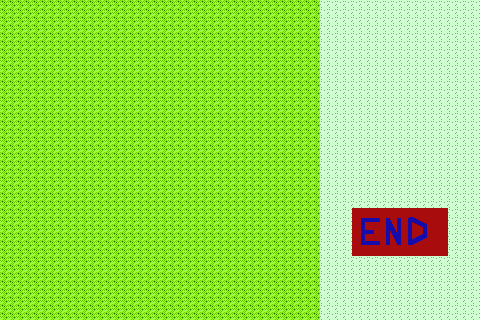

A 2D game scene composited from a Tiled map and its tileset images. What follows is a short description and the map's XML, with every tile layer's data as written:
An orthogonal 30x20 tile map with 16x16 px tiles, 2 tile layers (Tile Layer 1, Tile Layer 2), 2 tilesets.

<map version="1.0" tiledversion="1.0.3" orientation="orthogonal" renderorder="right-down" width="30" height="20" tilewidth="16" tileheight="16" nextobjectid="1">
 <tileset firstgid="1" source="poke.tsx" />
 <tileset firstgid="481" source="end.tsx" />
 <layer name="Tile Layer 1" width="30" height="20">
  <data encoding="csv">
21,21,21,21,21,21,21,21,21,21,21,21,105,106,107,21,21,21,21,21,0,0,0,0,0,0,0,0,0,0,
21,21,21,21,21,21,21,21,21,21,21,21,125,126,127,21,21,21,21,21,0,0,0,0,0,0,0,0,0,0,
21,21,21,21,21,11,12,21,21,21,21,21,145,146,147,21,21,21,21,21,0,0,0,0,0,0,0,0,0,0,
21,21,11,11,12,12,12,21,21,21,21,41,145,146,147,21,21,21,21,21,0,0,0,0,0,0,0,0,0,0,
21,11,12,12,12,194,13,21,21,21,21,21,165,166,167,11,21,21,21,21,0,0,0,0,0,0,0,0,0,0,
21,11,12,13,13,41,21,194,194,21,21,11,203,1,205,21,21,21,21,21,0,0,0,0,0,0,0,0,0,0,
21,13,194,21,194,194,194,194,13,13,21,21,21,21,21,21,21,21,21,21,0,0,0,0,0,0,0,0,0,0,
21,13,21,21,21,11,11,21,21,21,21,21,21,21,21,21,21,21,21,21,0,0,0,0,0,0,0,0,0,0,
21,21,13,21,21,97,98,98,99,21,21,31,32,32,32,33,21,11,21,21,0,0,0,0,0,0,0,0,0,0,
21,21,13,21,21,117,118,118,119,21,21,51,52,52,52,53,21,11,21,21,0,0,0,0,0,0,0,0,0,0,
21,21,21,21,11,135,136,137,139,41,21,71,92,93,72,73,21,11,21,21,0,0,0,0,0,0,0,0,0,0,
21,21,21,21,21,155,156,157,159,21,41,111,174,112,152,113,21,11,21,21,0,0,0,0,0,0,0,0,0,0,
11,21,21,21,21,21,21,21,41,11,11,21,41,41,41,21,21,21,21,21,0,0,0,0,0,0,0,0,0,0,
11,41,21,21,194,41,41,41,41,21,21,21,21,21,21,21,21,21,21,21,0,0,0,0,0,0,0,0,0,0,
21,41,41,13,21,21,21,21,21,21,21,13,21,21,21,21,11,21,21,21,0,0,0,0,0,0,0,0,0,0,
21,21,11,13,21,21,21,21,21,21,13,131,132,132,134,11,41,21,21,21,0,0,0,0,0,0,0,0,0,0,
21,21,21,11,21,21,194,21,21,21,21,151,152,174,154,21,41,21,21,21,0,0,0,0,0,0,0,0,0,0,
21,21,21,21,11,21,21,13,13,21,21,21,21,21,41,41,21,21,21,21,0,0,0,0,0,0,0,0,0,0,
21,21,21,21,21,11,11,11,21,21,21,21,21,41,41,21,21,21,21,21,0,0,0,0,0,0,0,0,0,0,
21,21,21,21,21,21,21,21,41,41,41,21,21,21,21,21,21,21,21,21,0,0,0,0,0,0,0,0,0,0
</data>
 </layer>
 <layer name="Tile Layer 2" width="30" height="20">
  <data encoding="csv">
21,21,21,21,21,21,21,21,21,21,21,21,21,21,21,21,21,21,21,21,1,1,1,1,1,1,1,1,1,1,
21,21,21,21,21,21,21,21,21,21,21,21,21,21,21,21,21,21,21,21,1,1,1,1,1,1,1,1,1,1,
21,21,21,21,21,21,21,21,21,21,21,21,21,21,21,21,21,21,21,21,1,1,1,1,1,1,1,1,1,1,
21,21,21,21,21,21,21,21,21,21,21,21,21,21,21,21,21,21,21,21,1,1,1,1,1,1,1,1,1,1,
21,21,21,21,21,21,21,21,21,21,21,21,21,21,21,21,21,21,21,21,1,1,1,1,1,1,1,1,1,1,
21,21,21,21,21,21,21,21,21,21,21,21,21,21,21,21,21,21,21,21,1,1,1,1,1,1,1,1,1,1,
21,21,21,21,21,21,21,21,21,21,21,21,21,21,21,21,21,21,21,21,1,1,1,1,1,1,1,1,1,1,
21,21,21,21,21,21,21,21,21,21,21,21,21,21,21,21,21,21,21,21,1,1,1,1,1,1,1,1,1,1,
21,21,21,21,21,21,21,21,21,21,21,21,21,21,21,21,21,21,21,21,1,1,1,1,1,1,1,1,1,1,
21,21,21,21,21,21,21,21,21,21,21,21,21,21,21,21,21,21,21,21,1,1,1,1,1,1,1,1,1,1,
21,21,21,21,21,21,21,21,21,21,21,21,21,21,21,21,21,21,21,21,1,1,1,1,1,1,1,1,1,1,
21,21,21,21,21,21,21,21,21,21,21,21,21,21,21,21,21,21,21,21,1,1,1,1,1,1,1,1,1,1,
21,21,21,21,21,21,21,21,21,21,21,21,21,21,21,21,21,21,21,21,1,1,1,1,1,1,1,1,1,1,
21,21,21,21,21,21,21,21,21,21,21,21,21,21,21,21,21,21,21,21,1,1,481,482,483,484,485,486,1,1,
21,21,21,21,21,21,21,21,21,21,21,21,21,21,21,21,21,21,21,21,1,1,487,488,489,490,491,492,1,1,
21,21,21,21,21,21,21,21,21,21,21,21,21,21,21,21,21,21,21,21,1,1,493,494,495,496,497,498,1,1,
21,21,21,21,21,21,21,21,21,21,21,21,21,21,21,21,21,21,21,21,1,1,1,1,1,1,1,1,1,1,
21,21,21,21,21,21,21,21,21,21,21,21,21,21,21,21,21,21,21,21,1,1,1,1,1,1,1,1,1,1,
21,21,21,21,21,21,21,21,21,21,21,21,21,21,21,21,21,21,21,21,1,1,1,1,1,1,1,1,1,1,
21,21,21,21,21,21,21,21,21,21,21,21,21,21,21,21,21,21,21,21,1,1,1,1,1,1,1,1,1,1
</data>
 </layer>
</map>
